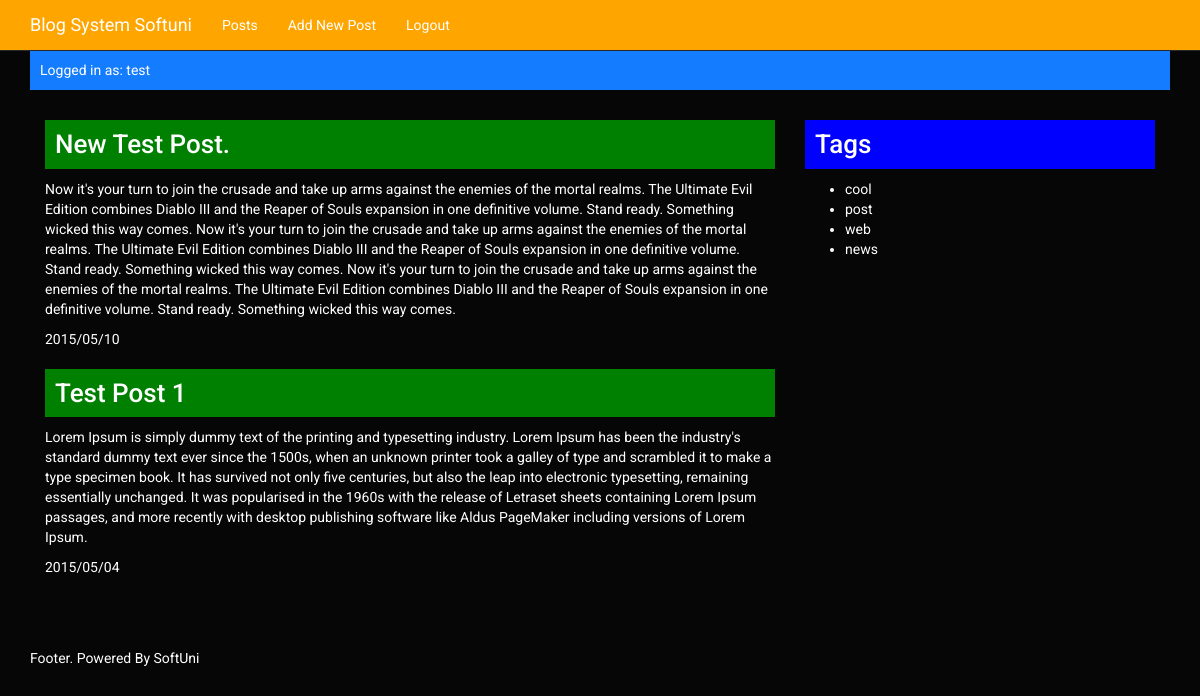
The page /blog-system-mario/admin/post/index (signed in) on the database its author committed.
### tables this page shows
CREATE TABLE IF NOT EXISTS `posts` (
  `id` int(11) NOT NULL,
  `title` varchar(45) NOT NULL,
  `content` varchar(1000) NOT NULL,
  `date` datetime NOT NULL,
  `User_id` int(11) NOT NULL
);

CREATE TABLE IF NOT EXISTS `tags` (
  `id` int(11) NOT NULL,
  `name` varchar(45) NOT NULL
);

### blog-system-mario/views/layout/default.php (called while the page is built)
<?php include_once ROOT_DIR . 'views/partials/header.php'; ?>
<?php include_once $template_name ?>
<?php include_once ROOT_DIR . 'views/partials/footer.php'; ?>

### blog-system-mario/controllers/admin/post.php (called while the page is built, shortened)
<?php
class Post_Controller extends \Admin\Controllers\Admin_Controller {
    public function index(){
        $current_user = $this->logged_user;
        $current_user_id = $current_user['id'];
        $posts = $this->model->get_posts_by_current_user( $current_user_id );
        include_once ROOT_DIR . '/views/layout/' . $this->layout;
    }
}

### blog-system-mario/controllers/master_controller.php (called while the page is built, shortened)
<?php
class Master_Controller {
        public function __construct( $class_name = '\Controllers\Master_Controller', $model = 'master', $views_dir = '/views/master/' ) {
		$this->model = new $model_class( array( 'table' => 'none' ) );
                $auth = \Lib\Auth::get_instance();
		$logged_user = $auth->get_logged_user();
		$this->logged_user = $logged_user;
	}
}

### blog-system-mario/models/master.php (called while the page is built, shortened)
<?php
class Master_Model {
    protected $table;
    protected $db;
    public function __construct( $args = array() ) {
		$args = array_merge( array(
                        'inner_join_table' => '',
                        'condition' => '',
                        'order' => '',
			'where' => '',
			'columns' => '*',
			'limit' => 0
		), $args );
		extract( $args );
                $this->table = $table;
		$db = \Lib\Database::get_instance();
		$this->db = $db::get_db();
    }
    public function find( $args = array() ) {
		$args = array_merge( array(
			'table' => $this->table,
                        'inner_join_table' => '',
                        'condition' => '',
                        'order' => '',
			'where' => '',
			'columns' => '*',
			'limit' => 0
		), $args );
		extract( $args );
		$query = "select {$columns} from {$table}";
                if( ! empty( $where ) ) {
			$query .= ' where ' . $where;
		}
                if( ! empty( $order ) ) {
			$query .= ' order by ' . $order;
		}
		$result_set = $this->db->query( $query );
		$results = $this->process_results( $result_set );
		return $results;
    }
    public function get_all_tags(){
        $tags = $this->find(array(
            'table' => 'tags'
        ));
        return $tags;
    }
    protected function process_results( $result_set ){
        $results = array();
        if ( !empty( $result_set ) && $result_set->num_rows > 0 ) {
            while ( $row = $result_set->fetch_assoc() ){
                $results[] = $row;
            }
        }
        return $results;
    }
}

### blog-system-mario/lib/auth.php (called while the page is built, shortened)
<?php
class Auth {
    private static $_logged_user = array();
    private function __construct() {
        if( !empty( $_SESSION['username'] ) ){
            self::$_logged_user = array (
                'id' => $_SESSION['user_id'],
                'username' => $_SESSION['username']
            );
        }
    }
    public static function get_instance() {
        static $instance = null;
        if ($instance === null) {
            $instance = new static();
        }
        return $instance;
    }
    public function get_logged_user() {
        return self::$_logged_user;
    }
}

### blog-system-mario/lib/database.php (called while the page is built, shortened)
<?php
class Database {
    private static $_db = null;
    private function __construct() {
        $host = DB_HOST;
        $username = DB_USER;
        $password = DB_PASS;
        $dbname = DB_NAME;
        $db = new \mysqli($host, $username, $password, $dbname);
        self::$_db = $db;
    }
    public static function get_instance(){
        static $instance = null;
        if ($instance == null) {
            $instance = new static();
        }
        return $instance;
    }
    public static function get_db(){
        return self::$_db;
    }
}

### blog-system-mario/models/post.php (called while the page is built, shortened)
<?php
class Post_Model extends Master_Model {
    public function get_posts_by_current_user( $user_id ) {
        $args = array(
            'columns' => 'posts.id, posts.title, posts.content, posts.date',
            'where' => ' posts.User_id = ' . $user_id,
            'order' => ' date desc '
        );
        return parent::find( $args );
    }
}

### blog-system-mario/views/admin/post/index.php (the view)
<div class="container">
        <article class="col-lg-8 col-md-8 col-sm-12 col-xs-12">
<?php
foreach ($posts as $post) {
?>
    <div class="col-lg-12 col-md-12 col-sm-12 col-xs-12">
<?php
    $post_date = $post['date'];
    $poat_date_value= date('Y/m/d', strtotime($post_date));
    ?>
        <a href="<?php echo ROOT_URL . 'admin/post/view/' . $post['id']; ?>">
            <h1 class="post-title"><?php echo $post['title']; ?></h1>
        </a>
        <p><?php echo $post['content'];?></p>
        <div class="col-lg-6 col-md-6 col-sm-6 col-xs-12" style="text-align: left;"><?php echo $poat_date_value; ?></div>
        <div class="col-lg-6 col-md-6 col-sm-6 col-xs-12" style="text-align: right;"><?php echo $post['firstname'] . ' ' . $post['lastname']; ?></div>
        <div class="col-lg-12 col-md-12 col-sm-12 col-xs-12 comments-wraper">
<?php
}
?>
        </div>
</article>
<aside class="col-lg-4 col-md-4 col-sm-12- col-xs-12">
    <h1 class="tags-aside-title">Tags</h1>
    <?php
        $tags = $this->model->get_all_tags();
        if( $tags != null ){
    ?>
    <ul class="tag-list">
    <?php
        foreach ($tags as $tag){
    ?>
        <li><?php echo $tag['name']; ?></li>
    <?php
        }
    ?>
    </ul>
    <?php
        }
    ?>
</aside>
</div>

### blog-system-mario/css/style.css (style rules this page uses)
body { color: #fff; }
h1.post-title { background: green; padding: 10px; font-size: 26px; }
div.container div { padding: 0; }
h1.tags-aside-title { background: blue; padding: 10px; font-size: 26px; }

### rows shown on the page
posts: title "New Test Post.", content "Now it's your turn to join the crusade and take up arms against the enemies of the mortal realms. The Ultimate Evil Edition combines Diablo III and the Reaper of Souls expansion in one definitive volume. Stand ready. Something wicked this way comes. Now it's your turn to join the crusade and take up arms against the enemies of the mortal realms. The Ultimate Evil Edition combines Diablo III and the Reaper of Souls expansion in one definitive volume. Stand ready. Something wicked this way comes. Now it's your turn to join the crusade and take up arms against the enemies of the mortal realms. The Ultimate Evil Edition combines Diablo III and the Reaper of Souls expansion in one definitive…", date "2015/05/10"
posts: title "Test Post 1", content "Lorem Ipsum is simply dummy text of the printing and typesetting industry. Lorem Ipsum has been the industry's standard dummy text ever since the 1500s, when an unknown printer took a galley of type and scrambled it to make a type specimen book. It has survived not only five centuries, but also the leap into electronic typesetting, remaining essentially unchanged. It was popularised in the 1960s with the release of Letraset sheets containing Lorem Ipsum passages, and more recently with desktop publishing software like Aldus PageMaker including versions of Lorem Ipsum.", date "2015/05/04"
tags: name "cool"
tags: name "post"
tags: name "web"
tags: name "news"

### other values the page prints
$this->logged_user['username'] "test"
